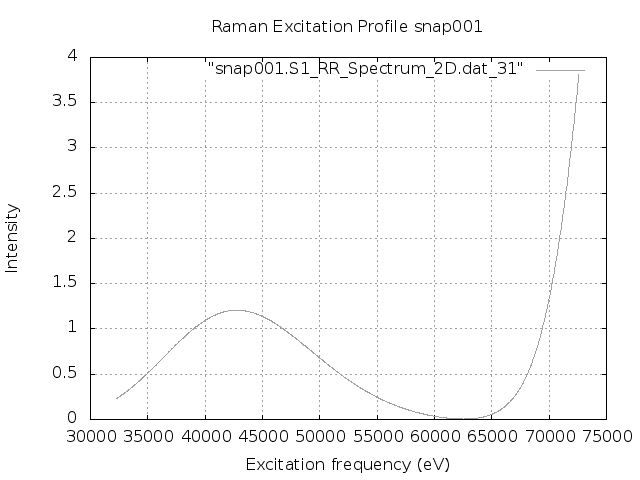

Write the gnuplot code that produced this figure.
set terminal png
set output "snap001.S1.REP_frozen.png"
set xlabel 'Excitation frequency (eV)'
set ylabel 'Intensity'
set title "Raman Excitation Profile snap001"
set grid
set autoscale
plot "snap001.S1_RR_Spectrum_2D.dat_31" with lines lc "blue"
exit
